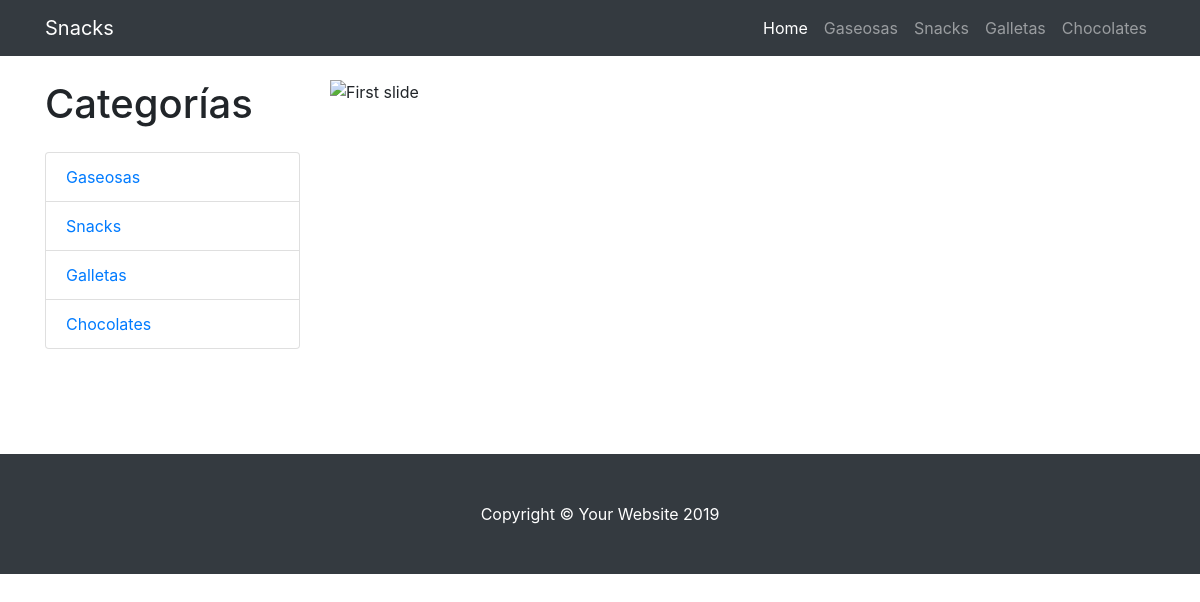
The page /tienda/categoria/2/ on the database its author committed.
### tienda/models.py (models this page shows, shortened)
class Categoria(models.Model):
    nombre = models.CharField(max_length=200)
    pub_date = models.DateTimeField('fecha de registro',auto_now=True)

### tienda/views.py (the view)
# urls.py: path('categoria/<int:categoria_id>/', views.categoria, name="categoria")
def categoria(request, categoria_id):
    categoria = Categoria.objects.get(pk=categoria_id)
    lista_productos = categoria.producto_set.all()
    lista_categorias = Categoria.objects.all()
    context = {
        'productos':lista_productos,
        'categorias':lista_categorias,
        'categoria':categoria
    }
    return render(request,'index.html',context)

### tienda/templates/index.html (shortened to what this page needs)
{% extends "layout.html" %}
{% block content %}
<div id="carouselExampleIndicators" class="carousel slide my-4" data-ride="carousel">
    <ol class="carousel-indicators">
      <li data-target="#carouselExampleIndicators" data-slide-to="0" class="active"></li>
      <li data-target="#carouselExampleIndicators" data-slide-to="1"></li>
      <li data-target="#carouselExampleIndicators" data-slide-to="2"></li>
    </ol>
    <div class="carousel-inner" role="listbox">
      <div class="carousel-item active">
        <img class="d-block img-normalizada" src="https://www.america-retail.com/static//2020/07/coca-cola.png" width="900" height="350" alt="First slide" >
      </div>
    </div>
    <a class="carousel-control-prev" href="#carouselExampleIndicators" role="button" data-slide="prev">
      <span class="carousel-control-prev-icon" aria-hidden="true"></span>
    </a>
    <a class="carousel-control-next" href="#carouselExampleIndicators" role="button" data-slide="next">
      <span class="carousel-control-next-icon" aria-hidden="true"></span>
    </a>
  </div>
  {% endblock %}

### tienda/templates/layout.html (shortened to what this page needs)
{% load static%}
<!DOCTYPE html>
<html lang="en">
  <head>
    <link href="{% static 'vendor/bootstrap/css/bootstrap.min.css'%}" rel="stylesheet">
    <link href="{% static 'css/shop.css'%}" rel="stylesheet">
  </head>
  <body>
    <nav class="navbar navbar-expand-lg navbar-dark bg-dark fixed-top">
      <div class="container">
        <a class="navbar-brand" href="#">{{categoria.nombre}}</a>
        <div class="collapse navbar-collapse" id="navbarResponsive">
          <ul class="navbar-nav ml-auto">
            <li class="nav-item active">
              <a class="nav-link" href=" ">Home
              </a>
            </li>
            {% for cat in categorias %}
            <li class="nav-item">
              <a class="nav-link" href="/tienda/categoria/{{cat.id}}">{{ cat.nombre }}</a>
            </li>
            {% endfor %}
          </ul>
        </div>
      </div>
    </nav>
    <div class="container">
      <div class="row">
        <div class="col-lg-3">
          <h1 class="my-4">Categorías</h1>
          <div class="list-group">
            {% for cat in categorias %}
            <a href="/tienda/categoria/{{cat.id}}" class="list-group-item">{{ cat.nombre }}</a>
            {% endfor %}
          </div>
        </div>
        <div class="col-lg-9">
          {% block content %}{% endblock %}
        </div>
      </div>
    </div>
    <footer class="py-5 bg-dark">
      <div class="container">
        <p class="m-0 text-center text-white">Copyright &copy; Your Website 2019</p>
      </div>
    </footer>
  </body>
</html>

### tienda/static/css/shop.css (style rules this page uses)
body { padding-top: 54px; }
@media (min-width: 992px) { body { padding-top: 56px; } }

### rows shown on the page
Categoria: nombre "Snacks"
Categoria: nombre "Gaseosas"
Categoria: nombre "Galletas"
Categoria: nombre "Chocolates"
